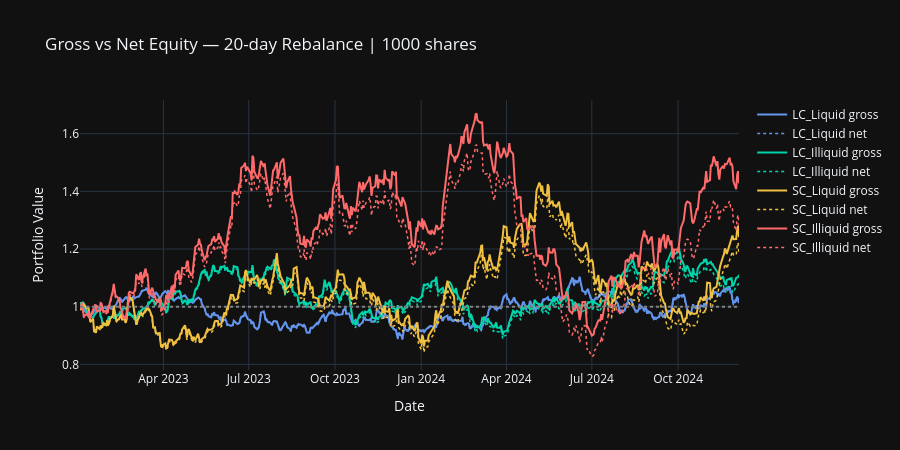

The notebook cell saved with this chart:
### Code cell
# ── Cumulative wealth: gross vs net equity curves ─────────────────────────────
fig = go.Figure()
line_styles = [dict(width=2), dict(width=2, dash='dot')]
stock_colors = {'LC_Liquid': 'cornflowerblue', 'LC_Illiquid': '#00d4aa',
                'SC_Liquid': '#f0c040',         'SC_Illiquid': '#ff6b6b'}

for name, p in UNIVERSE.items():
    r = ret_df[name]
    # Gross
    eq_gross = (1 + r.fillna(0)).cumprod()
    fig.add_trace(go.Scatter(x=dates, y=eq_gross, mode='lines',
        name=f'{name} gross',
        line=dict(color=stock_colors[name], width=2)))

    # Net: deduct round-trip cost every HOLD_DAYS bars
    spread_rt = (p['spread_bps'] / 2) / 10_000
    impact_rt = SQRT_ETA * p['vol'] * np.sqrt(ORDER_SIZE / p['adv'])
    cost_rt   = (spread_rt + impact_rt) * 2
    cost_series = pd.Series(0.0, index=dates)
    cost_series.iloc[::HOLD_DAYS] = cost_rt
    net_r = r - cost_series
    eq_net = (1 + net_r.fillna(0)).cumprod()
    fig.add_trace(go.Scatter(x=dates, y=eq_net, mode='lines',
        name=f'{name} net',
        line=dict(color=stock_colors[name], width=1.5, dash='dot')))

fig.add_hline(y=1, line_color='grey', line_dash='dot')
fig.update_layout(template='plotly_dark', height=450,
    title=f'Gross vs Net Equity — {HOLD_DAYS}-day Rebalance | {ORDER_SIZE} shares',
    xaxis_title='Date', yaxis_title='Portfolio Value')
fig.show()

### Figure 1 — Plotly figure (JSON) as saved in the notebook; plotly's stock layout.template omitted (floating-point values rounded to 4 significant figures; data arrays with more than 128 entries replaced by an {"elided": "..."} marker saying what was removed)
{"data": [{"line": {"color": "cornflowerblue", "width": 2}, "mode": "lines", "name": "LC_Liquid gross", "type": "scatter", "x": {"elided": "504 str values"}, "y": {"elided": "504 float values"}}, {"line": {"color": "cornflowerblue", "dash": "dot", "width": 1.5}, "mode": "lines", "name": "LC_Liquid net", "type": "scatter", "x": {"elided": "504 str values"}, "y": {"elided": "504 float values"}}, {"line": {"color": "#00d4aa", "width": 2}, "mode": "lines", "name": "LC_Illiquid gross", "type": "scatter", "x": {"elided": "504 str values"}, "y": {"elided": "504 float values"}}, {"line": {"color": "#00d4aa", "dash": "dot", "width": 1.5}, "mode": "lines", "name": "LC_Illiquid net", "type": "scatter", "x": {"elided": "504 str values"}, "y": {"elided": "504 float values"}}, {"line": {"color": "#f0c040", "width": 2}, "mode": "lines", "name": "SC_Liquid gross", "type": "scatter", "x": {"elided": "504 str values"}, "y": {"elided": "504 float values"}}, {"line": {"color": "#f0c040", "dash": "dot", "width": 1.5}, "mode": "lines", "name": "SC_Liquid net", "type": "scatter", "x": {"elided": "504 str values"}, "y": {"elided": "504 float values"}}, {"line": {"color": "#ff6b6b", "width": 2}, "mode": "lines", "name": "SC_Illiquid gross", "type": "scatter", "x": {"elided": "504 str values"}, "y": {"elided": "504 float values"}}, {"line": {"color": "#ff6b6b", "dash": "dot", "width": 1.5}, "mode": "lines", "name": "SC_Illiquid net", "type": "scatter", "x": {"elided": "504 str values"}, "y": {"elided": "504 float values"}}], "layout": {"height": 450, "shapes": [{"line": {"color": "grey", "dash": "dot"}, "type": "line", "x0": 0, "x1": 1, "xref": "x domain", "y0": 1, "y1": 1, "yref": "y"}], "title": {"text": "Gross vs Net Equity — 20-day Rebalance | 1000 shares"}, "xaxis": {"title": {"text": "Date"}}, "yaxis": {"title": {"text": "Portfolio Value"}}}}
